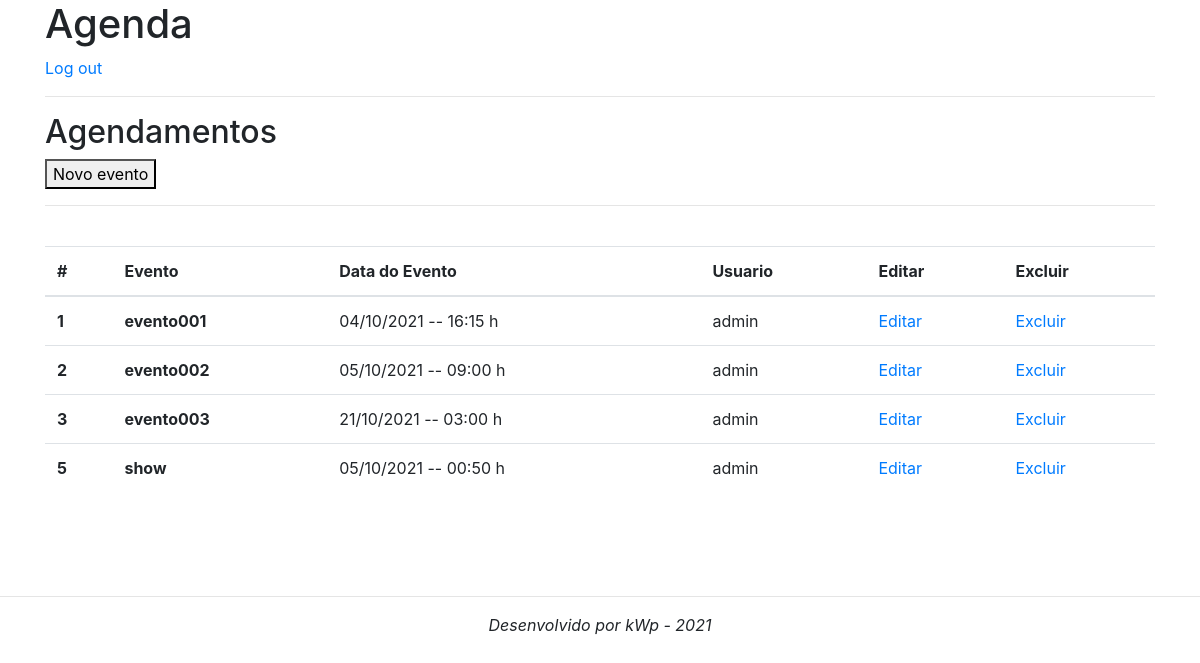
The page /agenda/ (signed in) on the database as committed earlier.
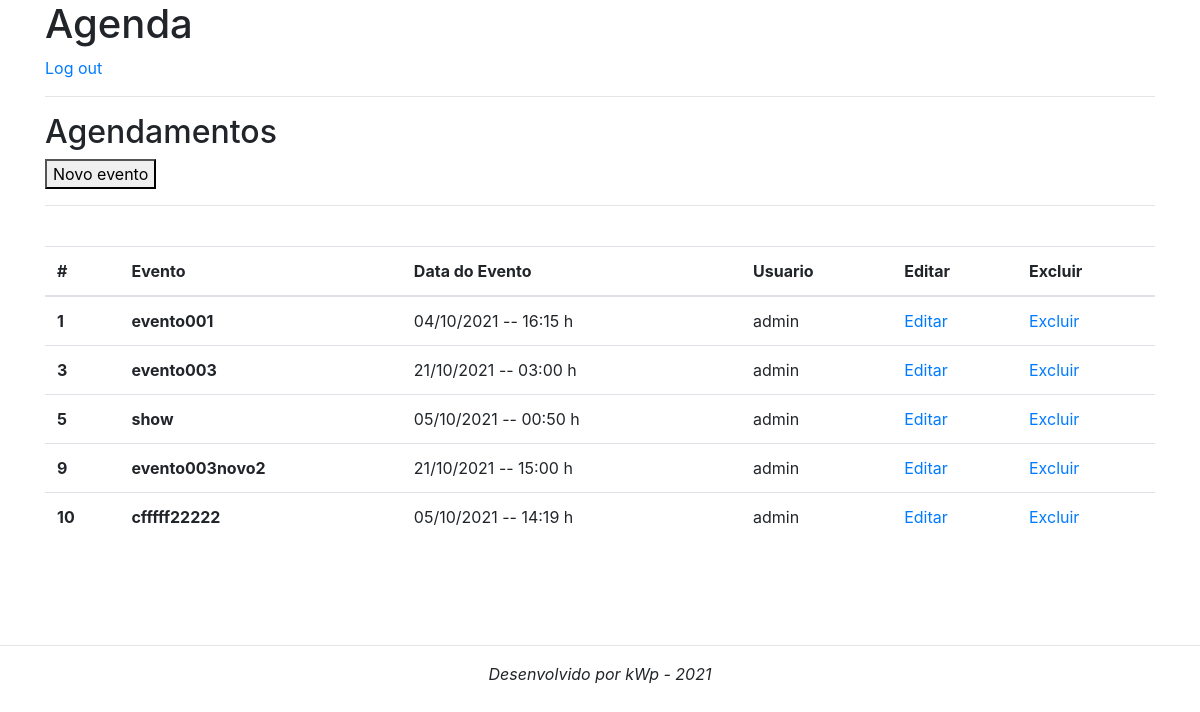
The same page on the database as committed later.
### core/models.py (models this page shows, shortened)
class Evento(models.Model):
    titulo = models.CharField(max_length=100)
    descricao = models.TextField(blank=True, null=True)
    data_evento = models.DateTimeField(verbose_name='Data do Evento')
    data_criacao = models.DateTimeField(auto_now=True)
    usuario = models.ForeignKey(User, on_delete=models.CASCADE)
    class Meta:                             # altera o nome da tabela de Coreevento para evento
        db_table = 'evento'
    def get_data_evento(self):
        return self.data_evento.strftime('%d/%m/%Y  --   %H:%M h')

### core/views.py (the view)
# urls.py: path('agenda/', views.Lista_eventos),
@login_required(login_url='/login/')
def Lista_eventos(request):
    usuario = request.user
    evento = Evento.objects.filter(usuario=usuario)
    dados = {'eventos':evento}
    return render(request,'agenda.html',dados)

### templates/agenda.html
{% extends "model-page.html" %}
{% block content %}
    <div class="container">
        <h2>Agendamentos</h2>
        <a href="evento/">
            <button type="button">Novo evento</button>
        </a>
        <hr>
        <br>
    </div>
    <div class="container">
        <table class="table">
            <thead>
                <tr>
                    <th scope="col">#</th>
                    <th scope="col">Evento</th>
                    <th scope="col">Data do Evento</th>
                    <th scope="col">Usuario</th>
                    <th scope="col">Editar</th>
                    <th scope="col">Excluir</th>
                </tr>
            </thead>
            <tbody>
            {% for evento in eventos %}
                <tr>
                    <th scope="row">{{ evento.id }}</th>
                    <th>{{ evento.titulo }}</th>
                    <td>{{ evento.get_data_evento }}</td>
                    <td>{{ evento.usuario }}</td>
                    <td><a href="evento/?id={{ evento.id }}">Editar</a></td>
                    <td><a href="evento/delete/{{ evento.id }}/">Excluir</a></td>
                </tr>
            {% endfor %}
            </tbody>
        </table>
    </div>
{% endblock %}

### templates/model-page.html (shortened to what this page needs)
{% load bootstrap4 %}
<!DOCTYPE html>
<html lang="en">
<head>
    {% include "model-header.html" %}
</head>
<body>
    {% block content%} {% endblock %}
    {% include "model-footer.html" %}
</body>
</html>

### templates/model-header.html (shortened to what this page needs)
{% load bootstrap4 %}
<div class="container">
   <h1>Agenda</h1>
    <div align="left">
        <a href="/logout">Log out</a>
    </div>
    <hr>
</div>
{% bootstrap_css %}

### templates/model-footer.html
<br><br><br>
<hr>
<p class="text-center"> <i>Desenvolvido por kWp - 2021</i></p>

Rows that differ between the two databases and show on the page:
removed Evento: id "2", titulo "evento002", get_data_evento "05/10/2021 -- 09:00 h", usuario "admin"
added Evento: id "9", titulo "evento003novo2", get_data_evento "21/10/2021 -- 15:00 h", usuario "admin"
added Evento: id "10", titulo "cfffff22222", get_data_evento "05/10/2021 -- 14:19 h", usuario "admin"
